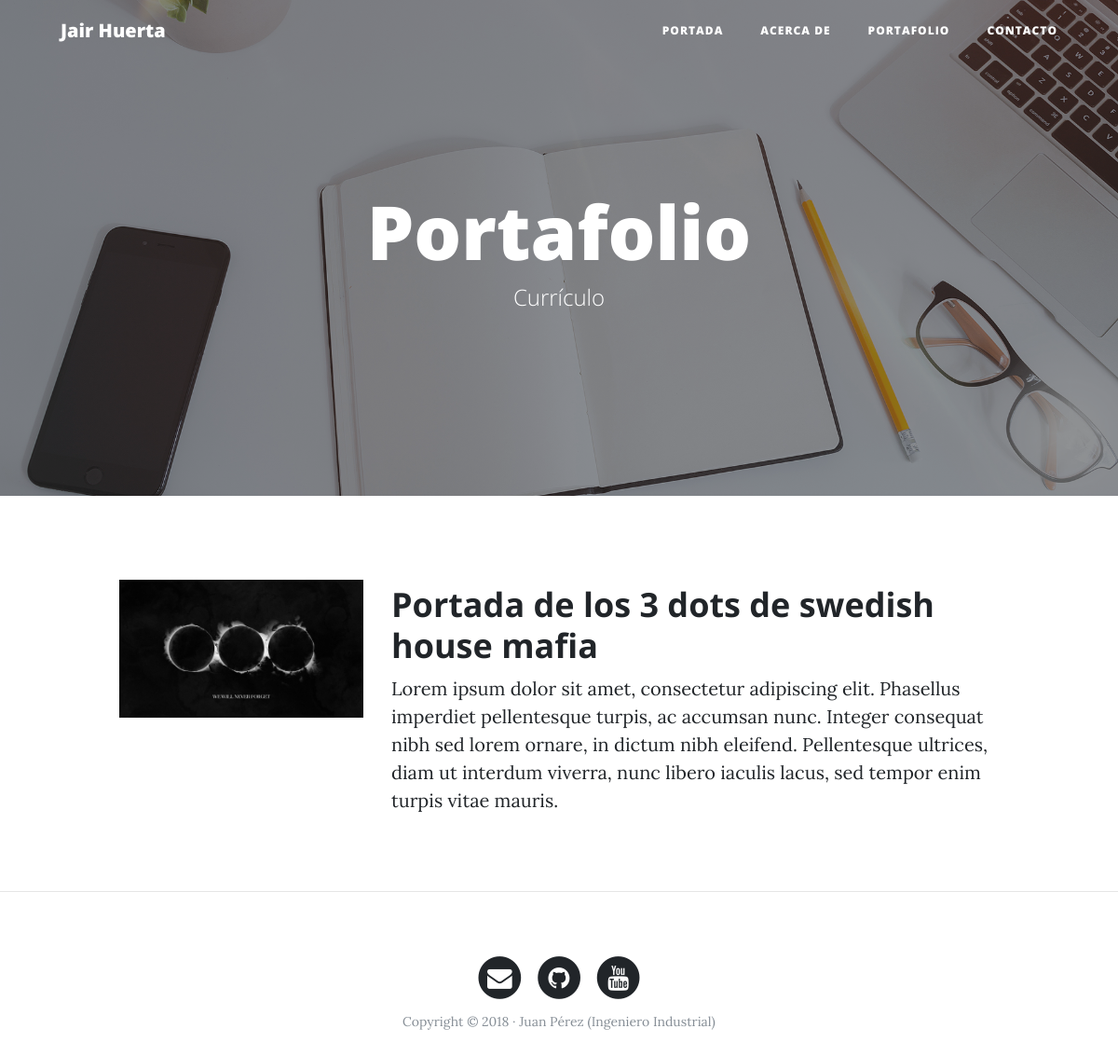
/portfolio/, run on an earlier commit of the app's database.
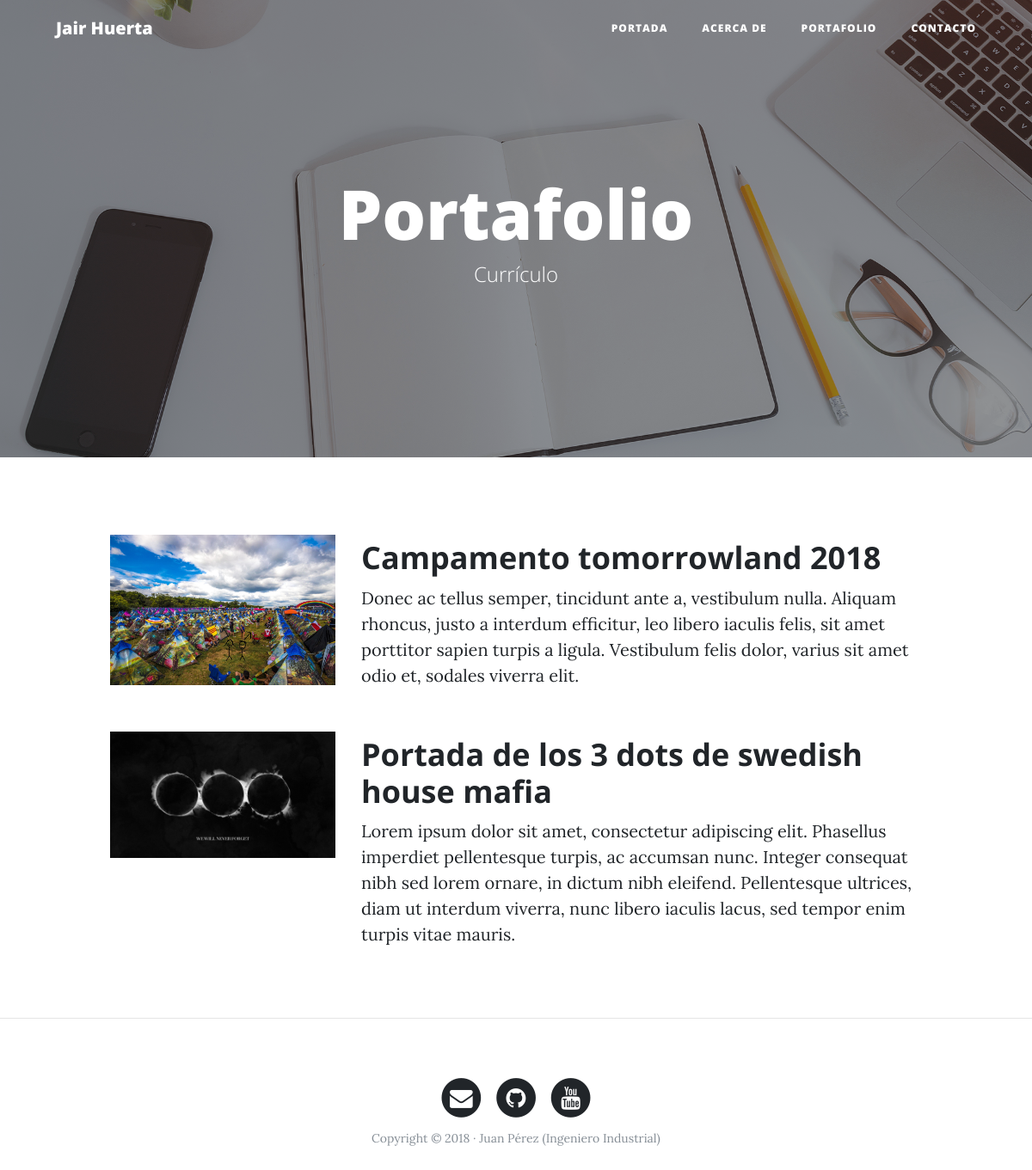
And on a later commit of the database.
### portfolio/models.py (models this page shows, shortened)
class Project(models.Model):
    title = models.CharField(max_length=200, verbose_name="Titulo")
    description = models.TextField(verbose_name="Descripcion")
    image = models.ImageField(verbose_name="Imagen", upload_to="projects")
    link = models.URLField(verbose_name="Direccion web", null=True, blank=True)
    created = models.DateTimeField(auto_now_add=True, verbose_name="Fecha de creación")
    updated = models.DateTimeField(auto_now=True, verbose_name="Fecha de edición")
    class Meta:
        verbose_name = "Proyecto"
        verbose_name_plural = "Proyectos"
        ordering = ["-created"]

### portfolio/views.py (the view)
# urls.py: path('portfolio/', portfolio_views.portfolio, name="portfolio"),
def portfolio(request):
    projects = Project.objects.all()
    return render(request, "portfolio/portfolio.html",{'projects':projects})

### portfolio/templates/portfolio/portfolio.html (shortened to what this page needs)
{% extends 'core/base.html' %}
{% block background %}{% load static %}{% static 'core/img/portfolio-bg.jpg' %}{% endblock %}
{% block headers %}
<h1>Portafolio</h1>
 <span class="subheading">Currículo</span>
{% endblock %}
{% block content %}
	{% for project in projects %}
	      <div class="row project">
	      	<div class="col-lg-3 col-md-4 offset-lg-1">
			      <img class="img-fluid" src="{{project.image.url}}" alt="">
	      	</div>
	        <div class="col-lg-7 col-md-8">
	      		<h2 class="section-heading title">{{project.title}}</h2>
	          <p>{{project.description}}</p>
	      	</div>
	      </div>
	{% endfor %}
{% endblock %}

### core/templates/core/base.html (shortened to what this page needs)
<!DOCTYPE html>
<html lang="es">
  <head>
    {% load static %}
    <link href="{% static 'core/vendor/bootstrap/css/bootstrap.min.css' %}" rel="stylesheet">
    <link href="{% static 'core/vendor/font-awesome/css/font-awesome.min.css' %}" rel="stylesheet" type="text/css">
    <link href=" {% static 'core/css/clean-blog.min.css' %}" rel="stylesheet">
  </head>
  <body>
    <nav class="navbar navbar-expand-lg navbar-light fixed-top" id="mainNav">
      <div class="container">
        <a class="navbar-brand" href="{% url 'home'%}">Jair Huerta</a>
        <div class="collapse navbar-collapse" id="navbarResponsive">
          <ul class="navbar-nav ml-auto">
            <li class="nav-item">
              <a class="nav-link" href="{% url 'home' %}">Portada</a>
            </li>
            <li class="nav-item">
              <a class="nav-link" href="{% url 'about' %}">Acerca de</a>
            </li>
            <li class="nav-item">
              <a class="nav-link" href="{% url 'portfolio' %}">Portafolio</a>
            </li>
            <li class="nav-item">
              <a class="nav-link" href="{% url 'contact' %}">Contacto</a>
            </li>
          </ul>
        </div>
      </div>
    </nav>
    <header class="masthead" style="background-image: url('{% block background %} {% endblock %}')">
      <div class="overlay"></div>
      <div class="container">
        <div class="row">
          <div class="col-lg-8 col-md-10 mx-auto">
            <div class="site-heading">
            {%block headers%}{%endblock%}
            </div>
          </div>
        </div>
      </div>
    </header>
        <div class="container">
      <div class="row">
        {% block content %}{% endblock %}
      </div>
    </div>
      {% if request.path != "/" %}<hr>{% endif %}
    <footer>
      <div class="container">
        <div class="row">
          <div class="col-lg-8 col-md-10 mx-auto">
            <ul class="list-inline text-center">
              <li class="list-inline-item">
                <a href="#">
                  <span class="fa-stack fa-lg">
                    <i class="fa fa-circle fa-stack-2x"></i>
                    <i class="fa fa-envelope fa-stack-1x fa-inverse"></i>
                  </span>
                </a>
              </li>
              <li class="list-inline-item">
                <a href="#">
                  <span class="fa-stack fa-lg">
                    <i class="fa fa-circle fa-stack-2x"></i>
                    <i class="fa fa-github fa-stack-1x fa-inverse"></i>
                  </span>
                </a>
              </li>
              <li class="list-inline-item">
                <a href="#">
                  <span class="fa-stack fa-lg">
                    <i class="fa fa-circle fa-stack-2x"></i>
                    <i class="fa fa-youtube fa-stack-1x fa-inverse"></i>
                  </span>
                </a>
              </li>
            </ul>
            <p class="copyright text-muted">Copyright &copy; 2018 · Juan Pérez (Ingeniero Industrial) </p>
          </div>
        </div>
      </div>
    </footer>
  </body>
</html>

What changed in the data, as far as the page shows it:
added Project: image (picture), title "Campamento tomorrowland 2018", description "Donec ac tellus semper, tincidunt ante a, vestibulum nulla. Aliquam rhoncus, justo a interdum efficitur, leo libero iaculis felis, sit amet porttitor sapien turpis a ligula. Vestibulum felis dolor, varius sit amet odio et, sodales viverra elit."
